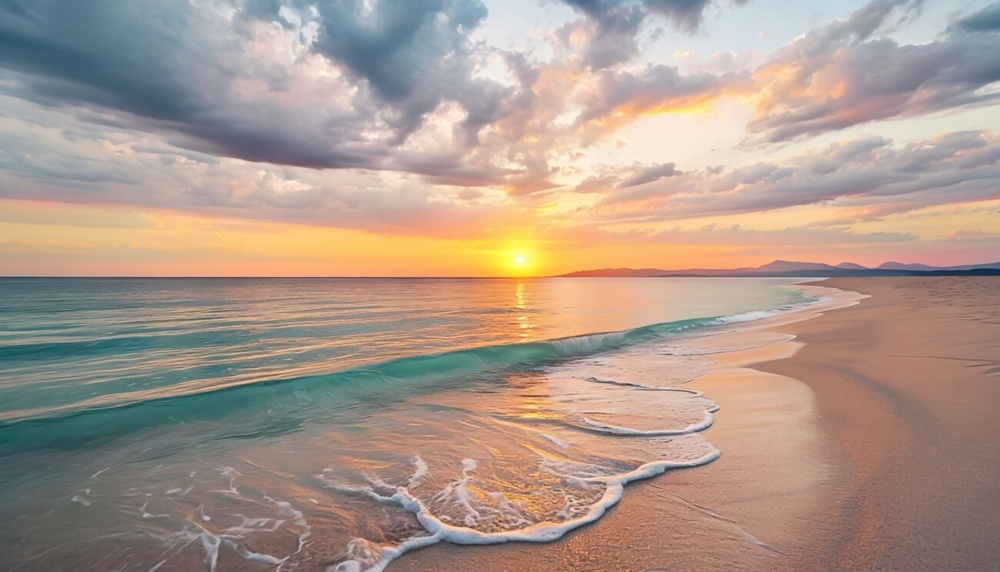
#> input picture zadania_23.03.2025/plaza.jpg, 1000 x 572 px, shrunk from 1300 x 743 before the run
$ python zadanie8.py
#> lines starting #> are read from the running program, lines starting #| are printed output that depends on the picture
import cv2
import imutils

image = cv2.imread("plaza.jpg")
#> image is the input picture: shape (572, 1000, 3); mean B, G, R 140.5, 152.5, 171.6

(h, w) = image.shape[:2]
#> h = 572; w = 1000
(cX, cY) = (w // 2, h // 2)
#> cX = 500; cY = 286
image_2 = imutils.rotate(image,90)
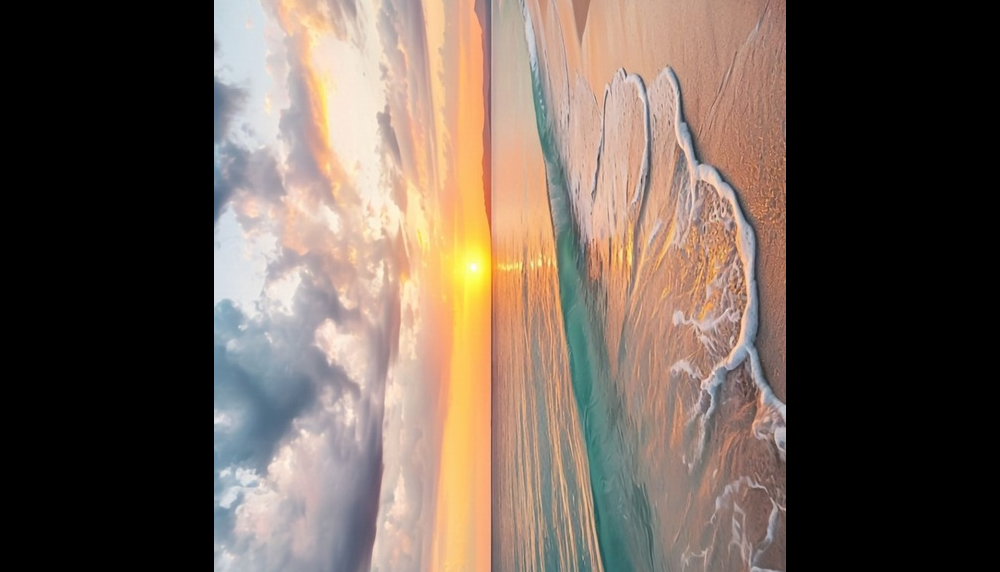
#> image_2: shape (572, 1000, 3); mean B, G, R 83.8, 93.6, 108.2

for i in range(3):
    M = cv2.getRotationMatrix2D((cX, cY), 30, 1.0)
    image = cv2.warpAffine(image, M, (w, h))
#> this loop made 3 passes
#> pass 1, `image = cv2.warpAffine(image, M, (w, h))`:
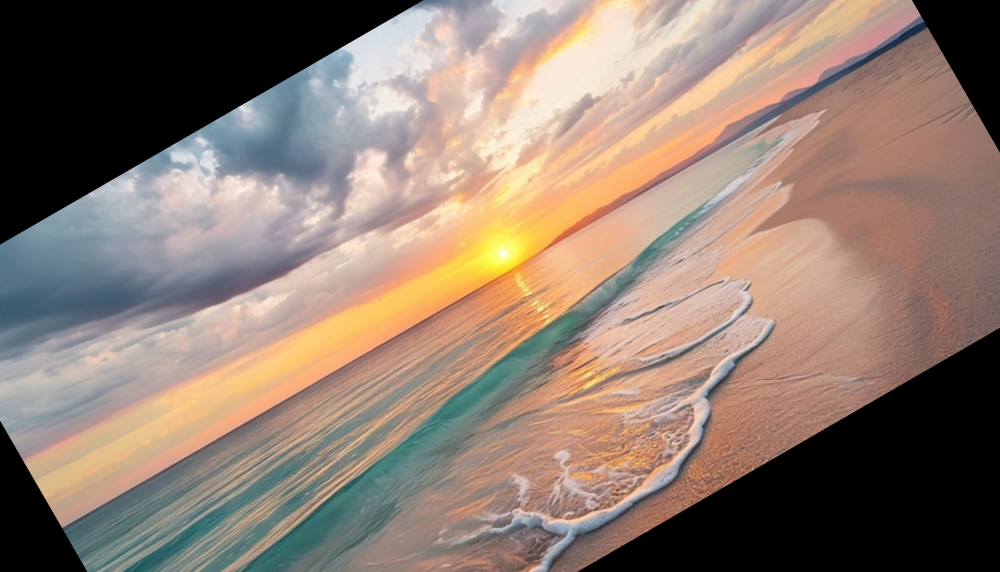
#> image: shape (572, 1000, 3); mean B, G, R 112, 124, 142.8
#> pass 2, `image = cv2.warpAffine(image, M, (w, h))`:
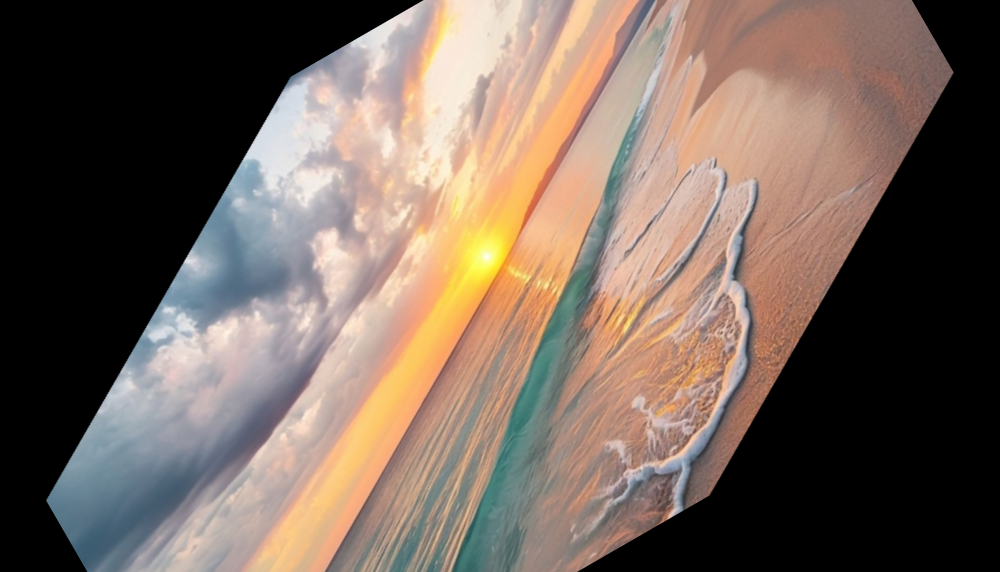
#> image: shape (572, 1000, 3); mean B, G, R 91.1, 101.3, 117.5
#> pass 3, `image = cv2.warpAffine(image, M, (w, h))`:
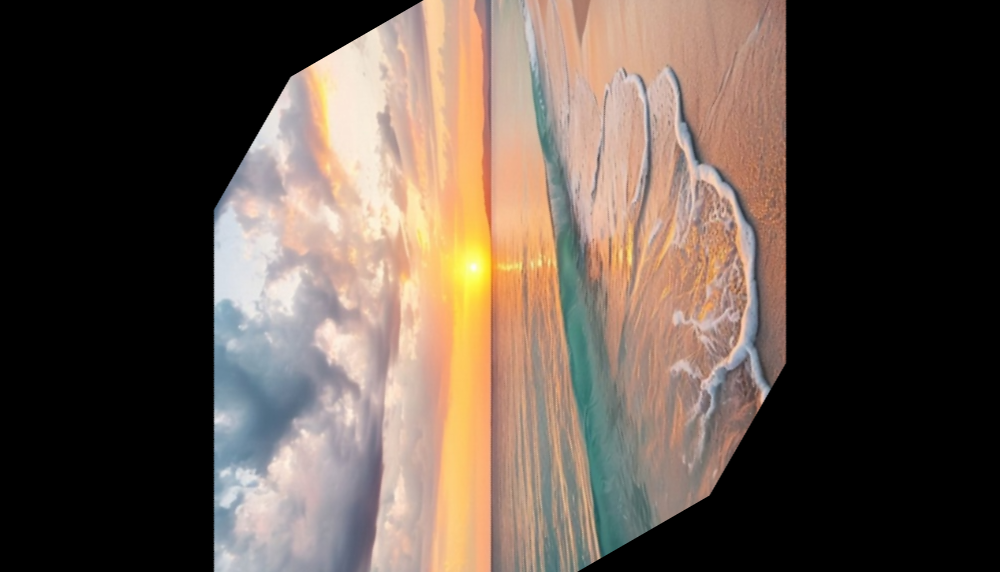
#> image: shape (572, 1000, 3); mean B, G, R 75.1, 84.7, 98.7


cv2.imshow("Rotated by 30 degrees 3 times ",image)
cv2.imshow("Rotated by 90 degrees", image_2)
cv2.waitKey(0)
